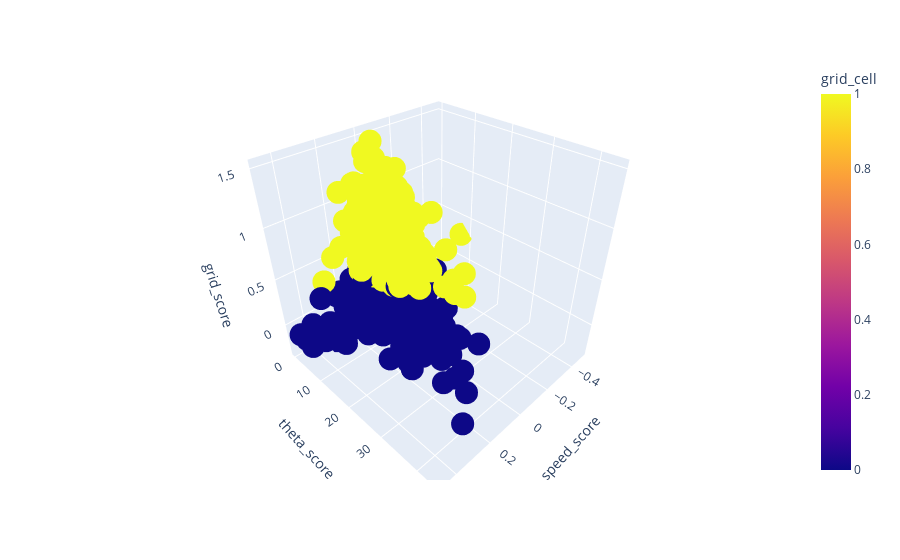

The notebook cell this image was saved under:
### Code cell
df = pd.read_csv('dashboard_data.csv',index_col=0)
fig = px.scatter_3d(df, x='speed_score', y='theta_score', z='grid_score',color='grid_cell')
fig.show()

### Figure 1 — Plotly figure (JSON) as saved in the notebook; plotly's stock layout.template omitted (floating-point values rounded to 4 significant figures; data arrays with more than 128 entries replaced by an {"elided": "..."} marker saying what was removed)
{"data": [{"hovertemplate": "speed_score=%{x}<br>theta_score=%{y}<br>grid_score=%{z}<br>grid_cell=%{marker.color}<extra></extra>", "legendgroup": "", "marker": {"color": {"elided": "1437 int values"}, "coloraxis": "coloraxis", "symbol": "circle"}, "mode": "markers", "name": "", "scene": "scene", "showlegend": false, "type": "scatter3d", "x": {"elided": "1437 float values"}, "y": {"elided": "1437 float values"}, "z": {"elided": "1437 float values"}}], "layout": {"coloraxis": {"colorbar": {"title": {"text": "grid_cell"}}, "colorscale": [[0, "#0d0887"], [0.1111, "#46039f"], [0.2222, "#7201a8"], [0.3333, "#9c179e"], [0.4444, "#bd3786"], [0.5556, "#d8576b"], [0.6667, "#ed7953"], [0.7778, "#fb9f3a"], [0.8889, "#fdca26"], [1, "#f0f921"]]}, "legend": {"tracegroupgap": 0}, "margin": {"t": 60}, "scene": {"domain": {"x": [0, 1], "y": [0, 1]}, "xaxis": {"title": {"text": "speed_score"}}, "yaxis": {"title": {"text": "theta_score"}}, "zaxis": {"title": {"text": "grid_score"}}}}}
